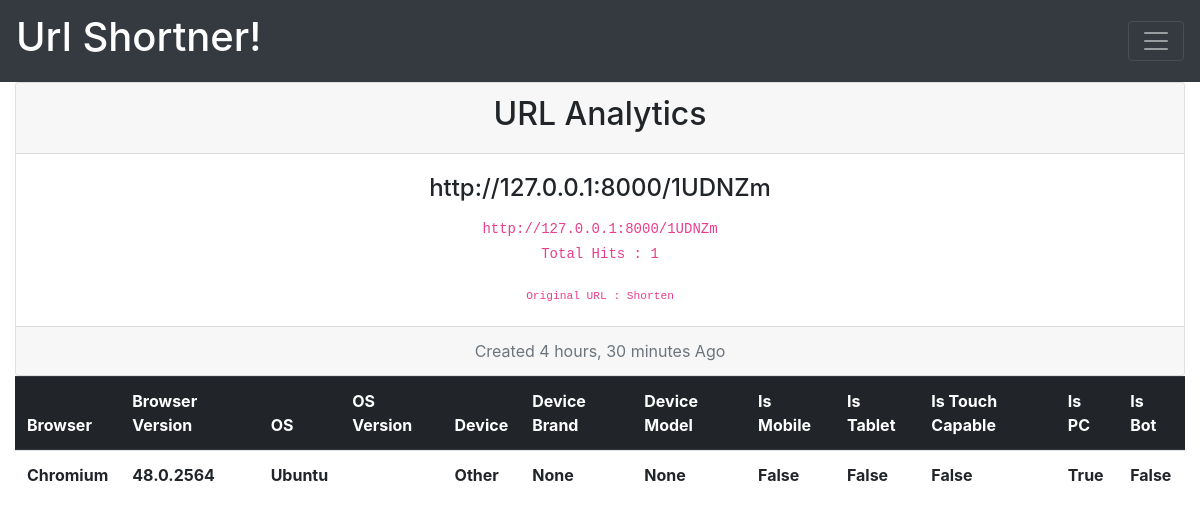
Screenshot of /tableview/113 (signed in) with the database file from the repository.
### st/models.py (models this page shows, shortened)
class Shortner(models.Model):
	user              = models.ForeignKey(User,null=True)
	url_field         = models.CharField(max_length=300)
	shortcode         = models.CharField(max_length=6,blank=True , null = True)
	created	          = models.DateTimeField(auto_now_add=True)
	updated           = models.DateTimeField(auto_now=True)
	count             = models.IntegerField(default=0)
	class Meta:
		unique_together = (('user', 'url_field'),)
	def get_short_url(self):
		return 'http://127.0.0.1:8000/%s' %(self.shortcode)

class Analytic(models.Model):
	url               = models.ForeignKey(Shortner,related_name='analytic',on_delete=models.CASCADE,)
	browser	  		  = models.CharField(max_length=300,blank=True,null=True)
	browser_version	  = models.CharField(max_length=300,blank=True,null=True)
	os                = models.CharField(max_length=300,blank=True,null=True)
	os_version        = models.CharField(max_length=300,blank=True,null=True)
	device            = models.CharField(max_length=300,blank=True,null=True)
	device_brand      = models.CharField(max_length=300,blank=True,null=True)
	device_model      = models.CharField(max_length=300,blank=True,null=True)
	is_mobile         = models.NullBooleanField()
	is_tablet         = models.NullBooleanField()
	is_touch_capable  = models.NullBooleanField()
	is_pc             = models.NullBooleanField()
	is_bot            = models.NullBooleanField()

### st/views.py (the view)
# urls.py: url(r'^tableview/(?P<id>\d+)$', analytic_view_table, name='analytic_view_table'),
@login_required(login_url='/accounts/login/')
def analytic_view_table(request,id=None):
	obj=get_object_or_404(Shortner,id=id,user=request.user)
	analytic = Analytic.objects.filter(url=obj)
	context={'object':obj,'analytic':analytic}
	return render(request,'tableview.html',context)

### templates/tableview.html (shortened to what this page needs)
{% extends 'base.html' %}
{% block content %}
<div class="container-fluid">
	<div class="card text-center">
  <div class="card-header">
    <h2>URL Analytics</h2>
  </div>
  <div class="card-body">
    <h4 class="card-title"  >{{object.get_short_url}}</h4>
    <code>{{object.get_short_url}}</code>
    <p class="card-text"><code>Total Hits : {{object.count}}</code></p>
    <code><small>Original URL : {{object.url_field}}</small></code><br>
   </div>
  <div class="card-footer text-muted">
    Created {{object.created | timesince}} Ago
  </div>
</div>
{% if analytic  %}
<table class="table">
  <thead class="thead-dark">
      <th scope="col">Browser</th>
      <th scope="col">Browser Version</th>
      <th scope="col">OS</th>
      <th scope="col">OS Version</th>
      <th scope="col">Device</th>
      <th scope="col">Device Brand</th>
      <th scope="col">Device Model</th>
      <th scope="col">Is Mobile</th>
      <th scope="col">Is Tablet</th>
      <th scope="col">Is Touch Capable</th>
      <th scope="col">Is PC</th>
      <th scope="col">Is Bot</th>
  </thead>
  <tbody>
  	<tr>{% for obj in analytic %}
    <tr>
      <th scope="row">{{obj.browser}}</th>
      <th scope="row">{{obj.browser_version}}</th>
      <th scope="row">{{obj.os}}</th>
      <th scope="row">{{obj.os_version}}</th>
      <th scope="row">{{obj.device}}</th>
      <th scope="row">{{obj.device_brand}}</th>
      <th scope="row">{{obj.device_model}}</th>
      <th scope="row">{{obj.is_mobile}}</th>
      <th scope="row">{{obj.is_tablet}}</th>
      <th scope="row">{{obj.is_touch_capable}}</th>
      <th scope="row">{{obj.is_pc}}</th>
      <th scope="row">{{obj.is_bot}}</th>
    </tr>
  {%  endfor %}
  </tbody>
</table>{% else %}
<div class="alert alert-info" role="alert" align="text-center">
  <p class="text-center">No Hits Yet, Start Sharing with friends!</p>
</div>
</div>
{% endif %}
{% endblock %}

### templates/base.html (style rules this page uses)
body, html { height: 100%; margin: 0; }

### rows the page displays
Shortner: get_short_url "http://127.0.0.1:8000/1UDNZm", count "1", url_field "Shorten", created "4 hours, 30 minutes"
Analytic: browser "Chromium", browser_version "48.0.2564", os "Ubuntu", device "Other", device_brand "None", device_model "None", is_mobile "False", is_tablet "False", is_touch_capable "False", is_pc "True", is_bot "False"
